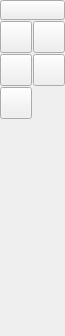
<?xml version="1.0" encoding="UTF-8"?>
<ui version="4.0">
 <class>QG_CadToolBarInfo</class>
 <widget class="QWidget" name="QG_CadToolBarInfo">
  <property name="geometry">
   <rect>
    <x>0</x>
    <y>0</y>
    <width>65</width>
    <height>336</height>
   </rect>
  </property>
  <property name="sizePolicy">
   <sizepolicy hsizetype="Fixed" vsizetype="Minimum">
    <horstretch>0</horstretch>
    <verstretch>0</verstretch>
   </sizepolicy>
  </property>
  <property name="minimumSize">
   <size>
    <width>65</width>
    <height>336</height>
   </size>
  </property>
  <property name="windowTitle">
   <string>Info</string>
  </property>
  <layout class="QGridLayout" name="gridLayout">
   <property name="margin">
    <number>0</number>
   </property>
   <property name="spacing">
    <number>1</number>
   </property>
   <item row="0" column="0" colspan="2">
    <widget class="QToolButton" name="bBack">
     <property name="maximumSize">
      <size>
       <width>16777215</width>
       <height>20</height>
      </size>
     </property>
     <property name="toolTip">
      <string>Back to main menu</string>
     </property>
     <property name="text">
      <string/>
     </property>
     <property name="icon">
      <iconset resource="../../../res/extui/extui.qrc">
       <normaloff>:/extui/back.png</normaloff>:/extui/back.png</iconset>
     </property>
     <property name="iconSize">
      <size>
       <width>65</width>
       <height>20</height>
      </size>
     </property>
    </widget>
   </item>
   <item row="1" column="0">
    <widget class="QToolButton" name="bDist">
     <property name="maximumSize">
      <size>
       <width>32</width>
       <height>32</height>
      </size>
     </property>
     <property name="toolTip">
      <string>Distance (Point, Point)</string>
     </property>
     <property name="text">
      <string/>
     </property>
     <property name="icon">
      <iconset resource="../../../res/extui/extui.qrc">
       <normaloff>:/extui/infodist.png</normaloff>:/extui/infodist.png</iconset>
     </property>
     <property name="iconSize">
      <size>
       <width>32</width>
       <height>32</height>
      </size>
     </property>
     <property name="checkable">
      <bool>true</bool>
     </property>
     <property name="autoExclusive">
      <bool>true</bool>
     </property>
    </widget>
   </item>
   <item row="1" column="1">
    <widget class="QToolButton" name="bDist2">
     <property name="maximumSize">
      <size>
       <width>32</width>
       <height>32</height>
      </size>
     </property>
     <property name="toolTip">
      <string>Distance (Entity, Point)</string>
     </property>
     <property name="text">
      <string/>
     </property>
     <property name="icon">
      <iconset resource="../../../res/extui/extui.qrc">
       <normaloff>:/extui/infodist2.png</normaloff>:/extui/infodist2.png</iconset>
     </property>
     <property name="iconSize">
      <size>
       <width>32</width>
       <height>32</height>
      </size>
     </property>
     <property name="checkable">
      <bool>true</bool>
     </property>
     <property name="autoExclusive">
      <bool>true</bool>
     </property>
    </widget>
   </item>
   <item row="2" column="0">
    <widget class="QToolButton" name="bAngle">
     <property name="maximumSize">
      <size>
       <width>32</width>
       <height>32</height>
      </size>
     </property>
     <property name="toolTip">
      <string>Angle</string>
     </property>
     <property name="text">
      <string/>
     </property>
     <property name="icon">
      <iconset resource="../../../res/extui/extui.qrc">
       <normaloff>:/extui/infoangle.png</normaloff>:/extui/infoangle.png</iconset>
     </property>
     <property name="iconSize">
      <size>
       <width>32</width>
       <height>32</height>
      </size>
     </property>
     <property name="checkable">
      <bool>true</bool>
     </property>
     <property name="autoExclusive">
      <bool>true</bool>
     </property>
    </widget>
   </item>
   <item row="2" column="1">
    <widget class="QToolButton" name="bTotalLength">
     <property name="maximumSize">
      <size>
       <width>32</width>
       <height>32</height>
      </size>
     </property>
     <property name="toolTip">
      <string>Total length of selected entities</string>
     </property>
     <property name="text">
      <string/>
     </property>
     <property name="icon">
      <iconset resource="../../../res/extui/extui.qrc">
       <normaloff>:/extui/infototallength.png</normaloff>:/extui/infototallength.png</iconset>
     </property>
     <property name="iconSize">
      <size>
       <width>32</width>
       <height>32</height>
      </size>
     </property>
     <property name="checkable">
      <bool>true</bool>
     </property>
     <property name="autoExclusive">
      <bool>true</bool>
     </property>
    </widget>
   </item>
   <item row="3" column="0">
    <widget class="QToolButton" name="bArea">
     <property name="maximumSize">
      <size>
       <width>32</width>
       <height>32</height>
      </size>
     </property>
     <property name="toolTip">
      <string>Area of polygon</string>
     </property>
     <property name="text">
      <string/>
     </property>
     <property name="icon">
      <iconset resource="../../../res/extui/extui.qrc">
       <normaloff>:/extui/infoarea.png</normaloff>:/extui/infoarea.png</iconset>
     </property>
     <property name="iconSize">
      <size>
       <width>32</width>
       <height>32</height>
      </size>
     </property>
     <property name="checkable">
      <bool>true</bool>
     </property>
     <property name="autoExclusive">
      <bool>true</bool>
     </property>
    </widget>
   </item>
   <item row="4" column="0">
    <spacer name="verticalSpacer">
     <property name="orientation">
      <enum>Qt::Vertical</enum>
     </property>
     <property name="sizeHint" stdset="0">
      <size>
       <width>20</width>
       <height>40</height>
      </size>
     </property>
    </spacer>
   </item>
   <item row="5" column="0">
    <widget class="QToolButton" name="bHidden">
     <property name="maximumSize">
      <size>
       <width>0</width>
       <height>0</height>
      </size>
     </property>
     <property name="toolTip">
      <string>Concentric</string>
     </property>
     <property name="text">
      <string notr="true"/>
     </property>
     <property name="iconSize">
      <size>
       <width>0</width>
       <height>0</height>
      </size>
     </property>
     <property name="checkable">
      <bool>true</bool>
     </property>
     <property name="autoExclusive">
      <bool>true</bool>
     </property>
    </widget>
   </item>
  </layout>
 </widget>
 <layoutdefault spacing="6" margin="11"/>
 <resources>
  <include location="../../../res/extui/extui.qrc"/>
 </resources>
 <connections>
  <connection>
   <sender>bDist</sender>
   <signal>clicked()</signal>
   <receiver>QG_CadToolBarInfo</receiver>
   <slot>infoDist()</slot>
   <hints>
    <hint type="sourcelabel">
     <x>20</x>
     <y>41</y>
    </hint>
    <hint type="destinationlabel">
     <x>20</x>
     <y>20</y>
    </hint>
   </hints>
  </connection>
  <connection>
   <sender>bDist2</sender>
   <signal>clicked()</signal>
   <receiver>QG_CadToolBarInfo</receiver>
   <slot>infoDist2()</slot>
   <hints>
    <hint type="sourcelabel">
     <x>53</x>
     <y>41</y>
    </hint>
    <hint type="destinationlabel">
     <x>20</x>
     <y>20</y>
    </hint>
   </hints>
  </connection>
  <connection>
   <sender>bAngle</sender>
   <signal>clicked()</signal>
   <receiver>QG_CadToolBarInfo</receiver>
   <slot>infoAngle()</slot>
   <hints>
    <hint type="sourcelabel">
     <x>20</x>
     <y>81</y>
    </hint>
    <hint type="destinationlabel">
     <x>20</x>
     <y>20</y>
    </hint>
   </hints>
  </connection>
  <connection>
   <sender>bTotalLength</sender>
   <signal>clicked()</signal>
   <receiver>QG_CadToolBarInfo</receiver>
   <slot>infoTotalLength()</slot>
   <hints>
    <hint type="sourcelabel">
     <x>53</x>
     <y>81</y>
    </hint>
    <hint type="destinationlabel">
     <x>20</x>
     <y>20</y>
    </hint>
   </hints>
  </connection>
  <connection>
   <sender>bArea</sender>
   <signal>clicked()</signal>
   <receiver>QG_CadToolBarInfo</receiver>
   <slot>infoArea()</slot>
   <hints>
    <hint type="sourcelabel">
     <x>20</x>
     <y>121</y>
    </hint>
    <hint type="destinationlabel">
     <x>20</x>
     <y>20</y>
    </hint>
   </hints>
  </connection>
 </connections>
</ui>
